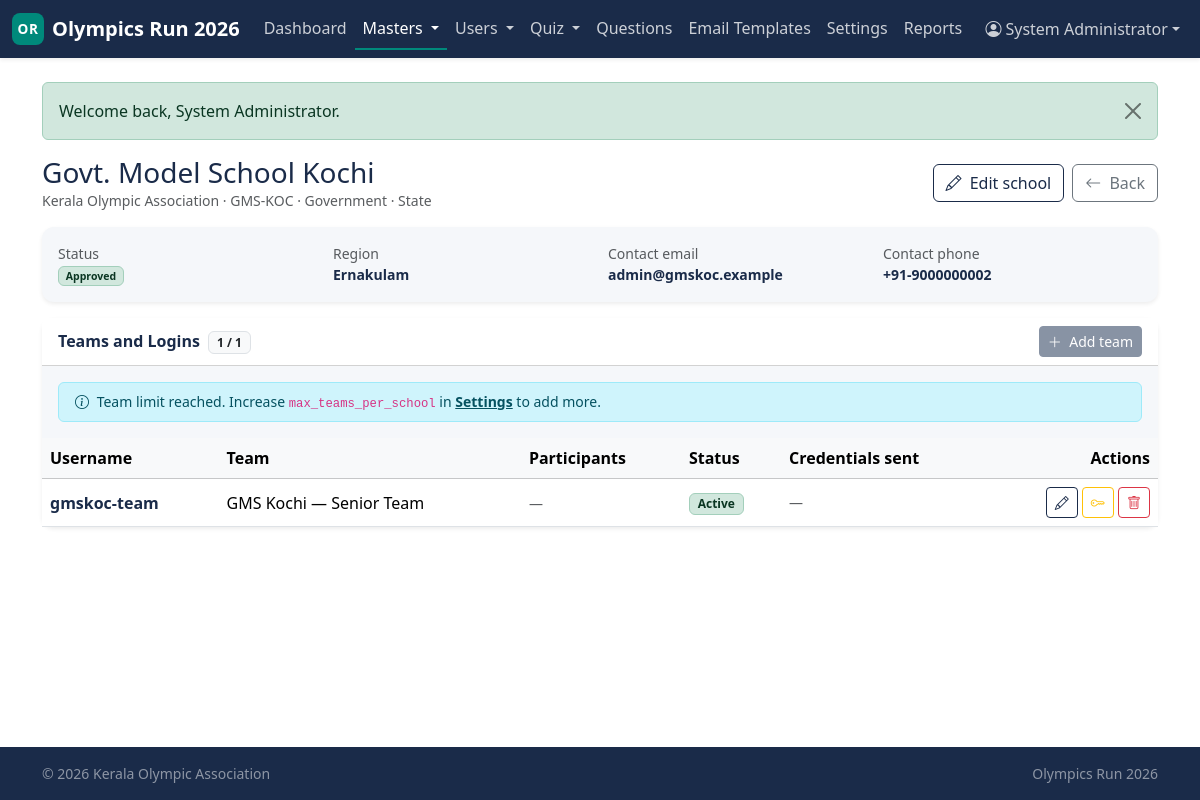
Screenshot of /admin/schools/2 (signed in) with the database file from the repository.
### tables this page shows
CREATE TABLE schools (
    school_id           INT UNSIGNED  NOT NULL AUTO_INCREMENT,
    association_id      INT UNSIGNED  NOT NULL,
    school_name         VARCHAR(200)  NOT NULL,
    school_code         VARCHAR(50)   NULL,
    school_type_id      INT UNSIGNED  NULL,
    syllabus_id         INT UNSIGNED  NULL,
    region              VARCHAR(100)  NULL,
    address             TEXT          NULL,
    principal_name      VARCHAR(150)  NULL,
    coach_name          VARCHAR(150)  NULL,
    contact_email       VARCHAR(190)  NULL,
    contact_phone       VARCHAR(20)   NULL,
    status              ENUM('pending','approved','rejected','suspended')
                                NOT NULL DEFAULT 'pending',
    approved_by_user_id INT UNSIGNED  NULL,
    approved_at         DATETIME      NULL,
    created_at          DATETIME      NOT NULL DEFAULT CURRENT_TIMESTAMP,
    updated_at          DATETIME      NOT NULL DEFAULT CURRENT_TIMESTAMP
                                                ON UPDATE CURRENT_TIMESTAMP,
    PRIMARY KEY (school_id),
    UNIQUE KEY uniq_school_code (school_code),
    KEY idx_school_assoc (association_id),
    KEY idx_school_status (status),
    KEY idx_school_region (region),
    KEY idx_school_type (school_type_id),
    KEY idx_school_syllabus (syllabus_id),
    CONSTRAINT fk_school_assoc
        FOREIGN KEY (association_id) REFERENCES associations(association_id)
        ON DELETE CASCADE,
    CONSTRAINT fk_school_type
        FOREIGN KEY (school_type_id) REFERENCES school_types(school_type_id)
        ON DELETE SET NULL,
    CONSTRAINT fk_school_syllabus
        FOREIGN KEY (syllabus_id) REFERENCES syllabuses(syllabus_id)
        ON DELETE SET NULL,
    CONSTRAINT fk_school_approver
        FOREIGN KEY (approved_by_user_id)
            REFERENCES association_users(association_user_id)
        ON DELETE SET NULL
);

CREATE TABLE associations (
    association_id  INT UNSIGNED  NOT NULL AUTO_INCREMENT,
    name            VARCHAR(200)  NOT NULL,
    short_code      VARCHAR(20)   NOT NULL,
    region          VARCHAR(100)  NULL,
    contact_email   VARCHAR(190)  NULL,
    contact_phone   VARCHAR(20)   NULL,
    address         TEXT          NULL,
    logo_path       VARCHAR(255)  NULL,
    status          ENUM('active','inactive') NOT NULL DEFAULT 'active',
    created_by_admin_id INT UNSIGNED NULL,
    created_at      DATETIME      NOT NULL DEFAULT CURRENT_TIMESTAMP,
    updated_at      DATETIME      NOT NULL DEFAULT CURRENT_TIMESTAMP
                                                ON UPDATE CURRENT_TIMESTAMP,
    PRIMARY KEY (association_id),
    UNIQUE KEY uniq_assoc_code (short_code),
    KEY idx_assoc_status (status),
    KEY idx_assoc_region (region),
    CONSTRAINT fk_assoc_created_by
        FOREIGN KEY (created_by_admin_id) REFERENCES admins(admin_id)
        ON DELETE SET NULL
);

CREATE TABLE school_types (
    school_type_id INT UNSIGNED NOT NULL AUTO_INCREMENT,
    name           VARCHAR(80)  NOT NULL,
    sort_order     INT          NOT NULL DEFAULT 0,
    PRIMARY KEY (school_type_id),
    UNIQUE KEY uniq_school_type_name (name)
);

CREATE TABLE syllabuses (
    syllabus_id INT UNSIGNED NOT NULL AUTO_INCREMENT,
    name        VARCHAR(80)  NOT NULL,
    sort_order  INT          NOT NULL DEFAULT 0,
    PRIMARY KEY (syllabus_id),
    UNIQUE KEY uniq_syllabus_name (name)
);

CREATE TABLE school_logins (
    school_login_id INT UNSIGNED  NOT NULL AUTO_INCREMENT,
    school_id       INT UNSIGNED  NOT NULL,
    username        VARCHAR(64)   NOT NULL,
    password_hash   VARCHAR(255)  NOT NULL,
    team_label      VARCHAR(100)  NULL,
    status          ENUM('active','suspended') NOT NULL DEFAULT 'active',
    last_login_at   DATETIME      NULL,
    credentials_sent_at DATETIME  NULL,
    created_at      DATETIME      NOT NULL DEFAULT CURRENT_TIMESTAMP,
    updated_at      DATETIME      NOT NULL DEFAULT CURRENT_TIMESTAMP
                                                ON UPDATE CURRENT_TIMESTAMP,
    PRIMARY KEY (school_login_id),
    UNIQUE KEY uniq_sl_username (username),
    KEY idx_sl_school (school_id),
    KEY idx_sl_status (status),
    CONSTRAINT fk_sl_school
        FOREIGN KEY (school_id) REFERENCES schools(school_id)
        ON DELETE CASCADE
);

### views/admin/schools/show.php (the view, shortened to what the rows shown need)
<?php
$sid      = (int)$school['school_id'];
$count    = count($logins);
$atLimit  = $count >= $maxTeams;
$hasEmail = trim((string)($school['contact_email'] ?? '')) !== '';
        ?>
<div class="d-md-flex justify-content-between align-items-center mb-3">
    <div>
        <h1 class="h3 text-navy mb-0"><?= e($school['school_name']) ?></h1>
        <p class="text-muted small mb-0">
            <?= e($school['association_name']) ?>
            <?php if (!empty($school['school_code'])): ?> · <?= e($school['school_code']) ?><?php endif; ?>
            <?php if (!empty($school['school_type_name'])): ?> · <?= e($school['school_type_name']) ?><?php endif; ?>
            <?php if (!empty($school['syllabus_name'])): ?> · <?= e($school['syllabus_name']) ?><?php endif; ?>
        </p>
    </div>
    <div class="d-flex gap-2">
        <a href="/admin/schools/<?= $sid ?>/edit" class="btn btn-outline-navy">
            <i class="bi bi-pencil me-1"></i> Edit school
        </a>
        <a href="/admin/schools" class="btn btn-outline-secondary">
            <i class="bi bi-arrow-left me-1"></i> Back
        </a>
    </div>
</div>
<div class="card panel border-0 shadow-sm mb-3">
    <div class="card-body">
        <div class="row g-3 small">
            <div class="col-6 col-md-3">
                <div class="text-muted">Status</div>
                <span class="<?= status_badge($school['status']) ?>"><?= e(status_label($school['status'])) ?></span>
            </div>
            <div class="col-6 col-md-3">
                <div class="text-muted">Region</div>
                <div class="fw-semibold text-navy"><?= e($school['region'] ?? '—') ?></div>
            </div>
            <div class="col-12 col-md-3">
                <div class="text-muted">Contact email</div>
                <div class="fw-semibold <?= $hasEmail ? 'text-navy' : 'text-danger' ?>">
                    <?= $hasEmail ? e($school['contact_email']) : 'Not set' ?>
                </div>
            </div>
            <div class="col-6 col-md-3">
                <div class="text-muted">Contact phone</div>
                <div class="fw-semibold text-navy"><?= e($school['contact_phone'] ?? '—') ?></div>
            </div>
        </div>
    </div>
</div>
<div class="card panel border-0 shadow-sm">
    <div class="card-header bg-white d-flex justify-content-between align-items-center">
        <span class="fw-semibold text-navy">
            Teams and Logins
            <span class="badge bg-light text-dark border ms-1"><?= $count ?> / <?= (int)$maxTeams ?></span>
        </span>
        <button type="button" class="btn btn-sm btn-primary"
                data-bs-toggle="modal" data-bs-target="#addTeamModal"
                <?= $atLimit ? 'disabled' : '' ?>>
            <i class="bi bi-plus-lg me-1"></i> Add team
        </button>
    </div>
    <?php if ($atLimit): ?>
        <div class="card-body pb-0">
            <div class="alert alert-info small py-2 mb-3">
                <i class="bi bi-info-circle me-1"></i>
                Team limit reached. Increase <code>max_teams_per_school</code> in
                <a href="/admin/settings" class="alert-link">Settings</a> to add more.
            </div>
        </div>
    <?php endif; ?>
    <div class="table-responsive">
        <table class="table align-middle mb-0">
            <thead class="table-light">
                <tr>
                    <th>Username</th>
                    <th>Team</th>
                    <th>Participants</th>
                    <th>Status</th>
                    <th class="d-none d-md-table-cell">Credentials sent</th>
                    <th class="text-end">Actions</th>
                </tr>
            </thead>
            <tbody>
                <?php if (empty($logins)): ?>
                    <tr><td colspan="6" class="text-center text-muted py-4">
                        No teams yet. Use “Add team” to create one.
                    </td></tr>
                <?php else: foreach ($logins as $l):
                    $lid  = (int)$l['school_login_id'];
                    $rows = $participants[$lid] ?? []; ?>
                    <tr>
                        <td class="fw-semibold text-navy"><?= e($l['username']) ?></td>
                        <td><?= e($l['team_label'] ?? '—') ?></td>
                        <td>
                            <?php foreach ([1, 2] as $slot):
                                $p = $rows[$slot] ?? null;
                                if (!$p) continue;
                                $pid = (int)$p['participant_id']; ?>
                            <?php endforeach; ?>
                            <?php if (empty($rows)): ?>
                                <span class="text-muted small">—</span>
                            <?php endif; ?>
                        </td>
                        <td><span class="<?= status_badge($l['status']) ?>"><?= e(status_label($l['status'])) ?></span></td>
                        <td class="d-none d-md-table-cell small text-muted">
                            <?= !empty($l['credentials_sent_at']) ? e(dt_display($l['credentials_sent_at'])) : '—' ?>
                        </td>
                        <td class="text-end text-nowrap">
                            <button type="button" class="btn btn-sm btn-outline-navy js-edit-team"
                                    title="Edit team"
                                    data-id="<?= $lid ?>"
                                    data-username="<?= e($l['username']) ?>"
                                    data-team="<?= e($l['team_label'] ?? '') ?>"
                                    data-status="<?= e($l['status']) ?>"
                                    data-p='<?= e(json_encode($rows, JSON_HEX_APOS | JSON_HEX_QUOT)) ?>'>
                                <i class="bi bi-pencil"></i>
                            </button>
                            <form action="/admin/schools/<?= $sid ?>/logins/<?= $lid ?>/reset"
                                  method="post" class="d-inline"
                                  onsubmit="return confirm('Reset this team’s password and email it to the school?');">
                                <button class="btn btn-sm btn-outline-warning" title="Reset &amp; email password">
                                    <i class="bi bi-key"></i>
                                </button>
                            </form>
                            <form action="/admin/schools/<?= $sid ?>/logins/<?= $lid ?>/delete"
                                  method="post" class="d-inline"
                                  onsubmit="return confirm('Delete this team?');">
                                <button class="btn btn-sm btn-outline-danger" title="Delete">
                                    <i class="bi bi-trash"></i>
                                </button>
                            </form>
                        </td>
                    </tr>
                <?php endforeach; endif; ?>
            </tbody>
        </table>
    </div>
</div>
<link rel="stylesheet" href="https://cdn.jsdelivr.net/npm/cropperjs@1.6.2/dist/cropper.min.css">

### public/index.php (shortened to what the rows shown need)
<?php
require __DIR__ . '/../includes/bootstrap.php';
$reqPath = strtok($_SERVER['REQUEST_URI'] ?? '/', '?') ?: '/';
$reqPath = rtrim($reqPath, '/') ?: '/';
$method  = $_SERVER['REQUEST_METHOD'] ?? 'GET';
foreach ($routes as $pattern => $handler) {
    [$rMethod, $rPath] = explode(' ', $pattern, 2);
    if ($rMethod !== $method) continue;
    if (!str_contains($rPath, '{')) {
        if ($rPath !== $reqPath) continue;
        $params = [];
    } else {
        $regex = '#^' . preg_replace('#\{(\w+)\}#', '(?<$1>[^/]+)', $rPath) . '$#';
        if (!preg_match($regex, $reqPath, $m)) continue;
        $params = array_values(array_filter(
            $m,
            static fn($k) => is_string($k),
            ARRAY_FILTER_USE_KEY
        ));
    }
    if (is_array($handler)) {
        [$class, $methodName] = $handler;
        (new $class)->$methodName(...$params);
    } else {
        $handler(...$params);
    }
    return;
}

### views/layouts/app.php (shortened to what the rows shown need)
<!doctype html>
<html lang="en">
<head>
    <link rel="stylesheet"
          href="https://cdn.jsdelivr.net/npm/bootstrap@5.3.3/dist/css/bootstrap.min.css">
    <link rel="stylesheet"
          href="https://cdn.jsdelivr.net/npm/bootstrap-icons@1.11.3/font/bootstrap-icons.min.css">
    <link rel="stylesheet" href="/css/app.css">
</head>
<body class="d-flex flex-column min-vh-100 bg-app">
<?php include __DIR__ . '/../partials/navbar.php'; ?>
<main class="flex-grow-1 py-3 py-md-4">
    <div class="container">
        <?php include __DIR__ . '/../partials/flash.php'; ?>
        <?= $content ?>
    </div>
</main>
<footer class="footer mt-auto py-3 bg-navy text-white-50">
    <div class="container small d-md-flex justify-content-between">
        <span>&copy; <?= date('Y') ?> Kerala Olympic Association</span>
        <span>Olympics Run 2026</span>
    </div>
</footer>
</body>
</html>

### views/partials/navbar.php (shortened to what the rows shown need)
<?php
$currentPath = strtok($_SERVER['REQUEST_URI'] ?? '/', '?');
$items = Auth::check() ? nav_for_role(Auth::role()) : [];
$isItemActive = static function (array $item) use ($currentPath): bool {
    if (isset($item['url']) && $currentPath === $item['url']) return true;
    if (!empty($item['children'])) {
        foreach ($item['children'] as $c) {
            if (isset($c['url']) && str_starts_with($currentPath ?: '', rtrim($c['url'], '/'))) {
                return true;
            }
        }
    }
    return false;
};
?>
<nav class="navbar navbar-expand-lg navbar-dark bg-navy shadow-sm">
    <div class="container-fluid">
        <a class="navbar-brand fw-semibold d-flex align-items-center" href="/">
            <span class="brand-mark me-2" aria-hidden="true">OR</span>
            <span>Olympics Run 2026</span>
        </a>
        <div class="collapse navbar-collapse" id="mainNav">
            <?php if (Auth::check()): ?>
                <ul class="navbar-nav me-auto mb-2 mb-lg-0">
                    <?php foreach ($items as $i => $item):
                        $active = $isItemActive($item);
                    ?>
                        <?php if (!empty($item['children'])): ?>
                            <li class="nav-item dropdown">
                                <a class="nav-link dropdown-toggle <?= $active ? 'active' : '' ?>"
                                   href="#" role="button"
                                   id="nav-dd-<?= $i ?>"
                                   data-bs-toggle="dropdown" aria-expanded="false">
                                    <?= e($item['label']) ?>
                                </a>
                            </li>
                        <?php else: ?>
                            <li class="nav-item">
                                <a class="nav-link <?= $active ? 'active' : '' ?>"
                                   <?= $active ? 'aria-current="page"' : '' ?>
                                   href="<?= e($item['url']) ?>">
                                    <?= e($item['label']) ?>
                                </a>
                            </li>
                        <?php endif; ?>
                    <?php endforeach; ?>
                </ul>
                <ul class="navbar-nav ms-auto">
                    <li class="nav-item dropdown">
                        <a class="nav-link dropdown-toggle d-flex align-items-center"
                           href="#" id="userMenu" role="button"
                           data-bs-toggle="dropdown" aria-expanded="false">
                            <i class="bi bi-person-circle me-1"></i>
                            <?= e(Auth::user()['name'] ?? Auth::user()['username']) ?>
                        </a>
                    </li>
                </ul>
            <?php endif; ?>
        </div>
    </div>
</nav>

### views/partials/flash.php
<?php
$flashMap = [
    'success' => 'alert-success',
    'error'   => 'alert-danger',
    'info'    => 'alert-info',
    'warning' => 'alert-warning',
];
foreach ($flashMap as $type => $class):
    $msg = flash_pull($type);
    if ($msg === null) continue;
?>
    <div class="alert <?= $class ?> alert-dismissible fade show" role="alert">
        <?= e($msg) ?>
        <button type="button" class="btn-close" data-bs-dismiss="alert" aria-label="Close"></button>
    </div>
<?php endforeach; ?>

### rows the page displays
schools: label "Dashboard", label "Masters", label "Users", label "Quiz", label "Questions", label "Email Templates", label "Settings", label "Reports", msg "Welcome back, System Administrator.", school_name "Govt. Model School Kochi", association.name "Kerala Olympic Association", school_code "GMS-KOC", school_type.name "Government", syllabus.name "State", status "Approved", region "Ernakulam", contact_email "admin@gmskoc.example", contact_phone "+91-9000000002", count "1"
school_logins: username "gmskoc-team", team_label "GMS Kochi — Senior Team", status "Active"
